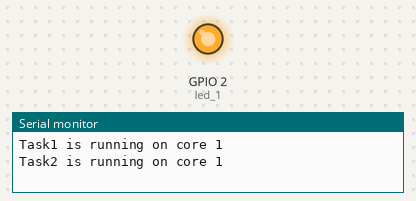
A sketch run on a simulated ESP32. On the bench: output pins drawn as LEDs (lit = HIGH), the last lines printed to the serial monitor.

Above: at 0.15 s.
At 5.7 s:
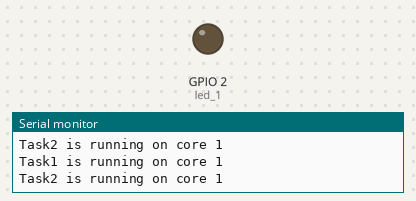
Timing chart, 0 to 6.9 s (numbered marks = the images above):
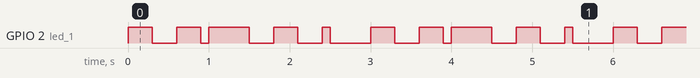

The sketch:

part3_2.ino
```cpp
//EN20416362 part3_2
TaskHandle_t Task1;
TaskHandle_t Task2;

const int led_1 = 2;

void setup() {
  Serial.begin(9600);
  pinMode(led_1, OUTPUT);
  xTaskCreate(Task1code,"Task1",10000,NULL,0,&Task1);
  xTaskCreate(Task2code,"Task2",10000,NULL,1,&Task2);

}

void Task1code( void * parameter ){
  for(;;){
    Serial.print("Task1 is running on core ");
    Serial.println(xPortGetCoreID());

    digitalWrite(led_1, HIGH);
    vTaskDelay(500/portTICK_PERIOD_MS);
    digitalWrite(led_1, LOW);
    vTaskDelay(500/portTICK_PERIOD_MS);
  }
}

void Task2code( void * parameter ){
  for(;;){
    Serial.print("Task2 is running on core ");
    Serial.println(xPortGetCoreID());

    digitalWrite(led_1, HIGH);
    vTaskDelay(300/portTICK_PERIOD_MS);
    digitalWrite(led_1, LOW);
    vTaskDelay(300/portTICK_PERIOD_MS);
  }
}

void loop() {

}
```

Measured:
- by itself, GPIO 2 (led_1): repeats every 3.0 s: LOW 0.30 s, HIGH 0.30 s, LOW 0.10 s, HIGH 0.50 s, LOW 0.30 s, HIGH 0.30 s, LOW 0.30 s, HIGH 0.10 s, LOW 0.50 s, HIGH 0.30 s
- by itself, everything shown: repeats every 3.0 s, in 10 steps
